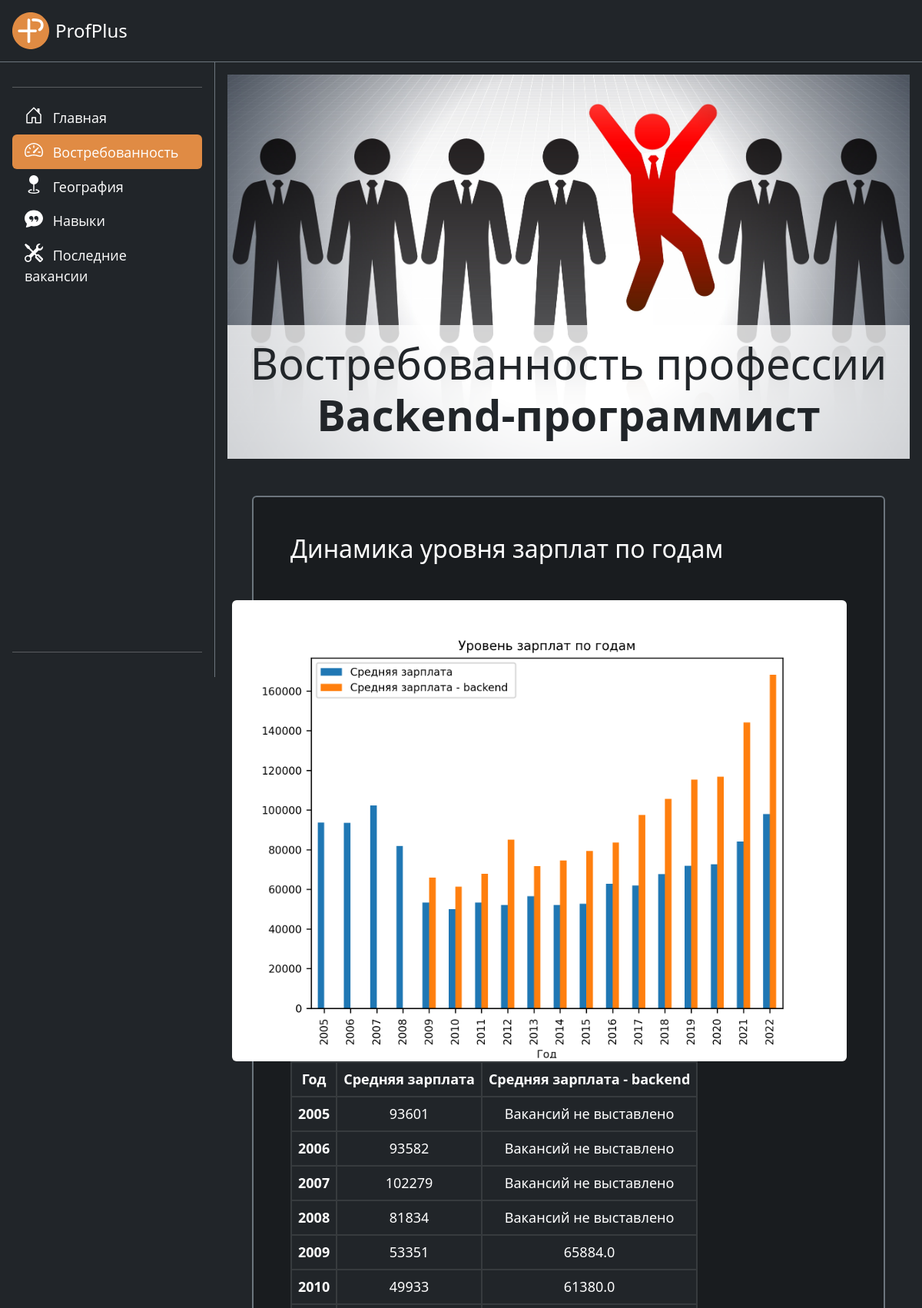
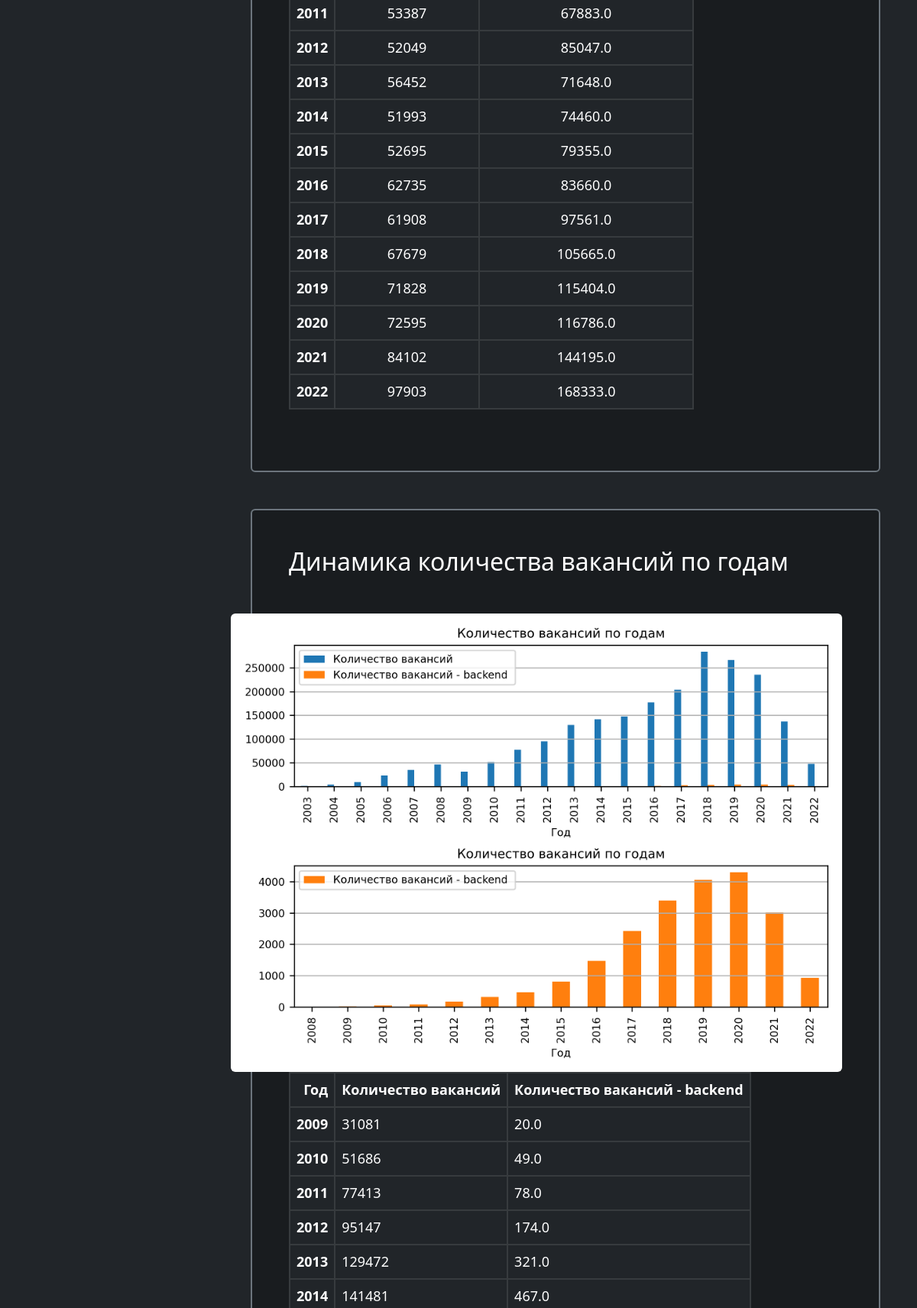
The app's page /demand (upper part) with its own data (2 pictures, top to bottom).
### professions/models.py (models this page shows, shortened)
class Profession(models.Model):
    class Meta:
        db_table = "profession"
        verbose_name = "Профессия"
        verbose_name_plural = "Профессии"
    profession_name = models.CharField(max_length=150)
    title_img = models.ImageField(upload_to="media/static/profession/img", null=True, blank=True)
    short_description = models.TextField(max_length=500, blank=True)

### pages/models.py (models this page shows, shortened)
class Article(models.Model):
    class Meta:
        db_table = "article"
        verbose_name = "Статья"
        verbose_name_plural = "Статьи"
    page = models.ForeignKey(Page, on_delete=models.RESTRICT, verbose_name="Страница статьи")
    profession = models.ForeignKey(Profession, on_delete=models.RESTRICT, verbose_name="Профессия статьи")
    title = models.CharField(max_length=150, blank=True)
    text = RichTextUploadingField(blank=True, null=True)

### pages/views.py (the view)
# urls.py: path('demand', views.DemandView.as_view(), name='demand'),
class DemandView(View):
    def get(self, request):
        page_name = 'demand'
        homepage = Page.objects.filter(page_name=page_name).first()
        homepage_profession = homepage.profession
        profession_articles = Article.objects.filter(page=homepage, profession=homepage_profession)
        return render(request, 'professions/demand.html',
                      {'profession': homepage_profession, 'articles_list': profession_articles})

### templates/professions/demand.html (shortened to what this page needs)
{% extends 'wrapper.html' %}
{% load static %}
{% block content %}
    <section>
        <div class="title position-relative overflow-hidden m-md-3 py-5 text-center bg-black" >
            <img src="{{ STATIC_URL }}media/static/profession/img/TSTbusinessadvice.jpg" class="title-bg" alt="Фон обложки">
             <div class="bg-white bg-opacity-75">
                <div class="position-absolute col-md-5 p-lg-3 mx-auto bg-white bg-opacity-75 w-100 bottom-0">
                      <h1 class="display-4 fw-normal">Востребованность профессии <b>{{ profession.profession_name }}</b></h1>
                </div>
             </div>
        </div>
        {% for article in articles_list %}
        <div class="col m-5">
            <div class="card border-secondary border-2 bg-black bg-opacity-25 text-white p-5">
                <h2 class="pb-4">{{ article.title }}</h2>
                <p>{{ article.text|safe }}</p>
            </div>
        </div>
        {% endfor %}
     </section>
 {% endblock %}

### pages/static/css/styles.css (style rules this page uses)
.title { height: 500px; background: linear-gradient( to bottom, rgba(0, 0, 0, 1), rgba(255, 255, 255, 0.8) ); }
.title-bg { position: absolute; left: 0; top: 0; width: 100%; height: auto; min-width: 100%; min-height: 100%; }
.card { font-size: 18px; }
section { width: 0; min-width: 100%; }

### pages/static/css/sidebars.css (style rules this page uses)
:root { font-family: 'Inter', sans-serif; }

### records on screen
Profession: profession_name "Backend-программист"
Article: title "Динамика уровня зарплат по годам", text (picture), text "Год Средняя зарплата Средняя зарплата - backend 2005 93601 Вакансий не выставлено 2006 93582 Вакансий не выставлено 2007 102279 Вакансий не выставлено 2008 81834 Вакансий не выставлено 2009 53351 65884.0 2010 49933 61380.0 2011 53387 67883.0 2012 52049 85047.0 2013 56452 71648.0 2014 51993 74460.0 2015 52695 79355.0 2016 62735 83660.0 2017 61908 97561.0 2018 67679 105665.0 2019 71828 115404.0 2020 72595 116786.0 2021 84102 144195.0 2022 97903 168333.0"
Article: title "Динамика количества вакансий по годам", text (picture), text "Год Количество вакансий Количество вакансий - backend 2009 31081 20.0 2010 51686 49.0 2011 77413 78.0 2012 95147 174.0 2013 129472 321.0 2014 141481 467.0"
